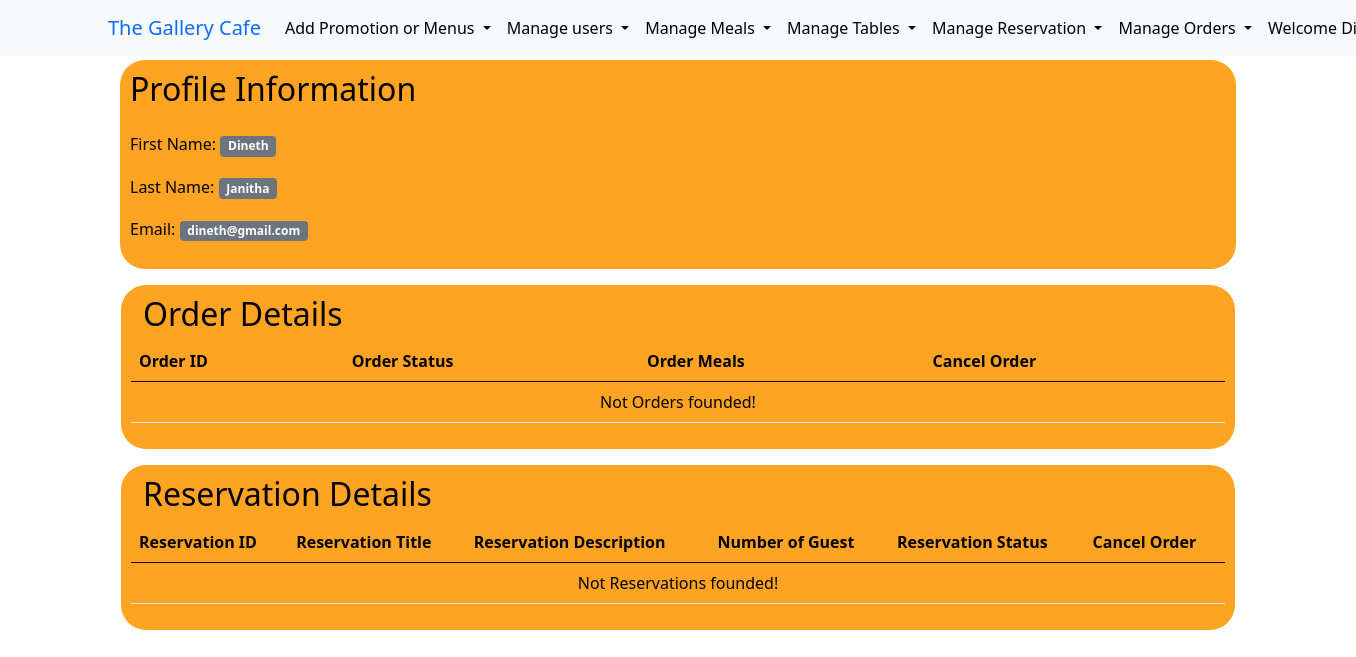
Page /userprofile.php (signed in) on the committed database.
### tables this page shows
CREATE TABLE `users` (
  `userid` int(11) NOT NULL,
  `first_name` varchar(50) NOT NULL,
  `last_name` varchar(50) NOT NULL,
  `email` varchar(100) NOT NULL,
  `password` varchar(50) NOT NULL,
  `usertype` varchar(50) NOT NULL,
  `lastlogin` datetime NOT NULL,
  `is_deleted` int(1) NOT NULL
);

### userprofile.php (the view, shortened to what this page needs)
<?php include("./inc/connection.php") ?>
<?php
$userid = $_SESSION['userid'];
$query_user = "SELECT * FROM users WHERE userid='{$userid}'";
$result_user = mysqli_query($conn, $query_user);
if (mysqli_num_rows($result_user) == 1) {
    $row = mysqli_fetch_assoc($result_user);
    $first_name = $row['first_name'];
    $last_name = $row['last_name'];
    $email = $row['email'];
}
$table = "";
$query = "SELECT * FROM preorders WHERE userid='{$userid}'";
$result = mysqli_query($conn, $query);
if (mysqli_num_rows($result) >= 1) {
    while ($row = mysqli_fetch_assoc($result)) {
        $table .= "<tr>";
        $table .= "<td>{$row['order_id']}</td>";
        $table .= "<td>" . "<span class=\"badge bg-success\">" . $row['order_status'] . "</span>" . "</td>";
        $table .= "<td><a href=\"./orderdetails.php?order_id={$row['order_id']}\">View Meals</a></td>";
        $table .= "<td><a onclick=\"return confirm('Are you sure?')\" href=\"./cancelorders.php?order_id={$row['order_id']}\">" .
            "<span class=\"badge bg-danger\">Cancel</span>" . "</a></td>";
        $table .= "</td>";
    }
} else {
    $table .= "<tr>";
    $table .= "<td style='text-align:center' colspan=\"4\">Not Orders founded!</td>";
}
$table_re = "";
$query_re = "SELECT * FROM table_reservation WHERE userid='{$userid}'";
$result_re = mysqli_query($conn, $query_re);
if (mysqli_num_rows($result_re) >= 1) {
    while ($row = mysqli_fetch_assoc($result_re)) {
        $table_re .= "<tr>";
        $table_re .= "<td>{$row['reservation_id']}</td>";
        $table_re .= "<td>{$row['reservation_title']}</td>";
        $table_re .= "<td>{$row['reservation_description']}</td>";
        $table_re .= "<td>{$row['number_of_guest']}</td>";
        $table_re .= "<td>" . "<span class=\"badge bg-success\">" . $row['reservation_status'] . "</span>" . "</td>";
        $table_re .= "<td><a onclick=\"return confirm('Are you sure?')\" href=\"./cancelreservation.php?reservation_id={$row['reservation_id']}\">" . "<span class=\"badge bg-danger\">Cancel</span>" . "</a></td>";
        $table_re .= "</td>";
    }
} else {
    $table_re .= "<tr>";
    $table_re .=  "<td style='text-align:center' colspan=\"6\">Not Reservations founded!</td>";
}
?>
<!DOCTYPE html>
<html lang="en">
<head>
</head>
<?php
if ($_SESSION['usertype'] == "normaluser") {
    include("./inc/mainheader.php");
} else if ($_SESSION['usertype'] == "SystemAdmin") {
    include("./inc/adminheader.php");
} else if ($_SESSION['usertype'] == "operational") {
    include("./inc/opheader.php");
}
?>
<body>
    <div class="container">
        <div class="profile-info mt-1">
            <div class="row">
                <h2>Profile Information</h2>
            </div>
            <div class="row ">
                <p class="mt-3">First Name: <span class="badge bg-secondary"><?php echo $first_name ?></span> </p>
                <p>Last Name: <span class="badge bg-secondary"><?php echo $last_name ?></span> </p>
                <p>Email: <span class="badge bg-secondary"><?php echo $email ?></span> </p>
            </div>
        </div>
        <div class="row mt-3 table-order">
            <h2 class="pl-0">Order Details</h2>
            <table class="table">
                <thead>
                    <th>Order ID</th>
                    <th>Order Status</th>
                    <th>Order Meals</th>
                    <th>Cancel Order</th>
                </thead>
                <tbody>
                    <?php
                    if (isset($table)) {
                        echo $table;
                    }
                    ?>
                </tbody>
            </table>
        </div>
        <div class="row mt-3 table-reservation">
            <h2>Reservation Details</h2>
            <table class="table">
                <thead>
                    <th>Reservation ID</th>
                    <th>Reservation Title</th>
                    <th>Reservation Description</th>
                    <th>Number of Guest</th>
                    <th>Reservation Status</th>
                    <th>Cancel Order</th>
                </thead>
                <tbody>
                    <?php
                    if (isset($table_re)) {
                        echo $table_re;
                    }
                    ?>
                </tbody>
            </table>
        </div>
    </div>
</body>
</html>

### css/main.css (style rules this page uses)
* { margin: 0; padding: 0; box-sizing: border-box; color: black; }

### userprofile.php (style rules this page uses)
.profile-info { background-color: #ffa323; padding: 10px; border-radius: 25px; }
.profile-info p { padding-bottom: 2px; }
.table-order { margin-top: 20px; background-color: #ffa323; padding: 10px; border-radius: 25px; margin-left: 1px; margin-right: 1px; }
.table-reservation { margin-top: 20px; background-color: #ffa323; padding: 10px; border-radius: 25px; margin-left: 1px; margin-right: 1px; }

### rows in the picture
users: first_name "Dineth", last_name "Janitha", email "dineth@gmail.com"
